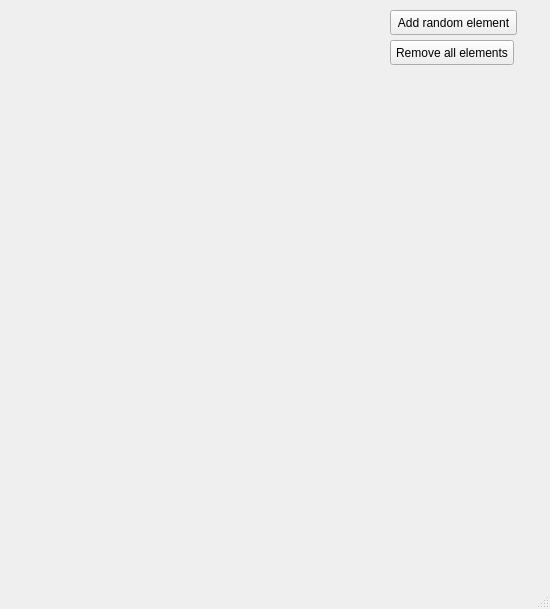
<?xml version="1.0" encoding="UTF-8"?>
<ui version="4.0">
 <class>MainWindow</class>
 <widget class="QMainWindow" name="MainWindow">
  <property name="geometry">
   <rect>
    <x>0</x>
    <y>0</y>
    <width>550</width>
    <height>609</height>
   </rect>
  </property>
  <property name="windowTitle">
   <string>MainWindow</string>
  </property>
  <widget class="QWidget" name="centralwidget">
   <widget class="QWidget" name="verticalLayoutWidget">
    <property name="geometry">
     <rect>
      <x>9</x>
      <y>9</y>
      <width>361</width>
      <height>541</height>
     </rect>
    </property>
    <layout class="QVBoxLayout" name="verticalLayout"/>
   </widget>
   <widget class="QPushButton" name="pushButtonAddElement">
    <property name="geometry">
     <rect>
      <x>390</x>
      <y>10</y>
      <width>127</width>
      <height>25</height>
     </rect>
    </property>
    <property name="text">
     <string>Add random element</string>
    </property>
   </widget>
   <widget class="QPushButton" name="pushButtonClear">
    <property name="geometry">
     <rect>
      <x>390</x>
      <y>40</y>
      <width>124</width>
      <height>25</height>
     </rect>
    </property>
    <property name="text">
     <string>Remove all elements</string>
    </property>
   </widget>
  </widget>
  <widget class="QMenuBar" name="menubar">
   <property name="geometry">
    <rect>
     <x>0</x>
     <y>0</y>
     <width>550</width>
     <height>22</height>
    </rect>
   </property>
  </widget>
  <widget class="QStatusBar" name="statusbar"/>
 </widget>
 <resources/>
 <connections/>
</ui>
